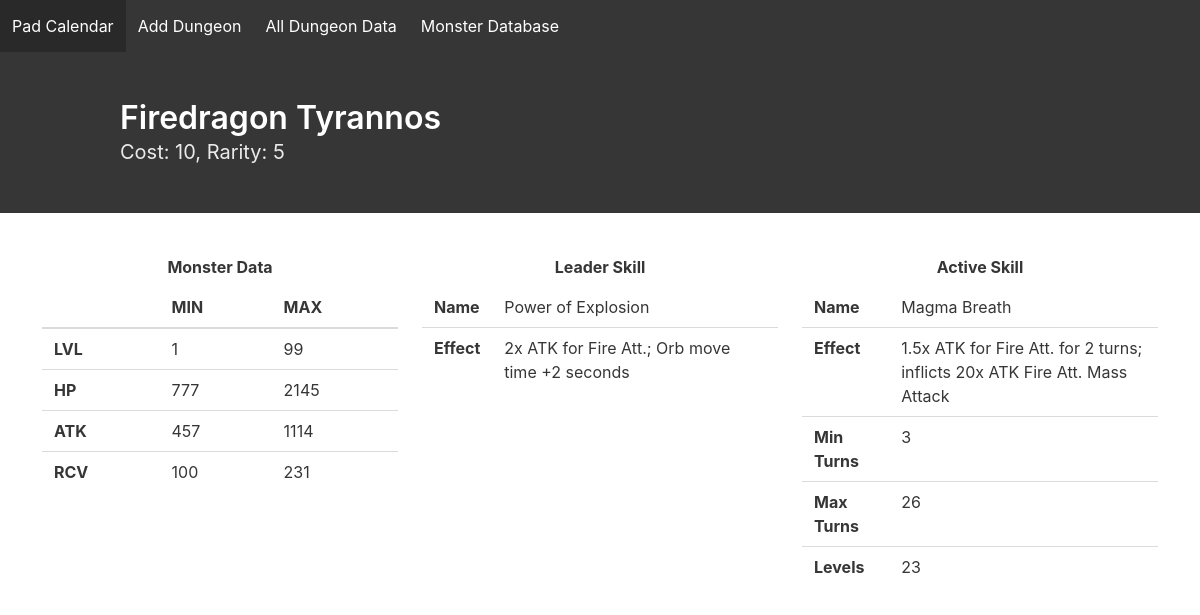
The app's page /monster/4/ with its own data.
### monsterdatabase/models.py (models this page shows)
class MonsterData(models.Model):
    activeSkillID = models.IntegerField(blank=True)
    attributeID = models.IntegerField()
    baseID = models.IntegerField()
    cardID = models.IntegerField()
    cost = models.IntegerField()
    leaderSkillID = models.IntegerField(blank=True)
    maxATK = models.IntegerField()
    maxHP = models.IntegerField()
    maxLevel = models.IntegerField()
    maxRCV = models.IntegerField()
    minATK = models.IntegerField()
    minHP = models.IntegerField()
    minRCV = models.IntegerField()
    name = models.CharField(default="", max_length=200)
    rarity = models.IntegerField()

class Skill(models.Model):
    name = models.CharField(max_length=200, default="", blank=True)
    description = models.TextField(default="", blank=True,)
    skillID = models.IntegerField(blank=True, default=0)
    skillType = models.IntegerField(blank=True, default=0)
    class Meta:
        abstract = True

class LeaderSkill(Skill):
    doesNothing = models.BooleanField(default=False)

class ActiveSkill(Skill):
    levels = models.IntegerField(default=0)
    maxTurns = models.IntegerField(blank=True, default=0)
    minTurns = models.IntegerField(blank=True, default=0)

### monsterdatabase/views.py (the view)
# urls.py: path('monster/<int:card_id>/', mv.cardViewNA),
def cardViewNA(request, card_id):
    template = 'monster.html'
    mnstr = MonsterData.objects.get(cardID=card_id)
    card = CardNA.objects.get(monster=mnstr)
    context = {'activeskill': card.activeSkill.all()[0], 'leaderskill': card.leaderSkill.all()[0], 'monster': card.monster}
    if card.activeSkill is None:
        print("Not working..")
    return render(request, template, context)

### templates/monster.html
{% extends 'home.html' %}
{% block content %}
    <section class="hero is-dark">
        <div class="hero-body">
            <div class="container">
                <h1 class="title">{{ monster.name }}</h1>
                <h2 class="subtitle">Cost: {{ monster.cost }}, Rarity: {{ monster.rarity }}</h2>
            </div>
        </div>
    </section>
    <div class="columns is-5" style="margin: 2.5%">
        <div class="column">
            <label class="label" style="text-align: center"> Monster Data </label>
            <table class="table is-fullwidth">
                <thead>
                <tr>
                    <th></th>
                    <th>MIN</th>
                    <th>MAX</th>
                </tr>
                </thead>
                <tbody>
                <tr>
                    <th> LVL</th>
                    <td> 1</td>
                    <td>{{ monster.maxLevel }}</td>
                </tr>
                <tr>
                    <th> HP</th>
                    <td>{{ monster.minHP }}</td>
                    <td>{{ monster.maxHP }}</td>
                </tr>
                <tr>
                    <th> ATK</th>
                    <td>{{ monster.minATK }}</td>
                    <td>{{ monster.maxATK }}</td>
                </tr>
                <tr>
                    <th> RCV</th>
                    <td>{{ monster.minRCV }}</td>
                    <td>{{ monster.maxRCV }}</td>
                </tr>
                </tbody>
            </table>
        </div>
        <div class="column">
            <label class="label" style="text-align: center"> Leader Skill </label>
            <table class="table is-fullwidth">
                <tbody>
                <tr>
                    <th> Name</th>
                    <td>{{ leaderskill.name }}</td>
                </tr>
                <tr>
                    <th>Effect</th>
                    <td>{{ leaderskill.description }}</td>
                </tr>
                </tbody>
            </table>
        </div>
        <div class="column">
            <label class="label" style="text-align: center"> Active Skill </label>
            <table class="table is-fullwidth">
                <tbody>
                <tr>
                    <th> Name</th>
                    <td>{{ activeskill.name }}</td>
                </tr>
                <tr>
                    <th>Effect</th>
                    <td>{{ activeskill.description }}</td>
                </tr>
                <tr>
                    <th>Min Turns</th>
                    <td>{{ activeskill.minTurns }}</td>
                </tr>
                <tr>
                    <th>Max Turns</th>
                    <td>{{ activeskill.maxTurns }}</td>
                </tr>
                <tr>
                    <th>Levels</th>
                    <td>{{ activeskill.levels }}</td>
                </tr>
                </tbody>
            </table>
        </div>
    </div>
{% endblock %}

### records on screen
MonsterData: name "Firedragon Tyrannos", cost "10", rarity "5", maxLevel "99", minHP "777", maxHP "2145", minATK "457", maxATK "1114", minRCV "100", maxRCV "231"
LeaderSkill: name "Power of Explosion", description "2x ATK for Fire Att.; Orb move time +2 seconds"
ActiveSkill: name "Magma Breath", description "1.5x ATK for Fire Att. for 2 turns; inflicts 20x ATK Fire Att. Mass Attack", minTurns "3", maxTurns "26", levels "23"
